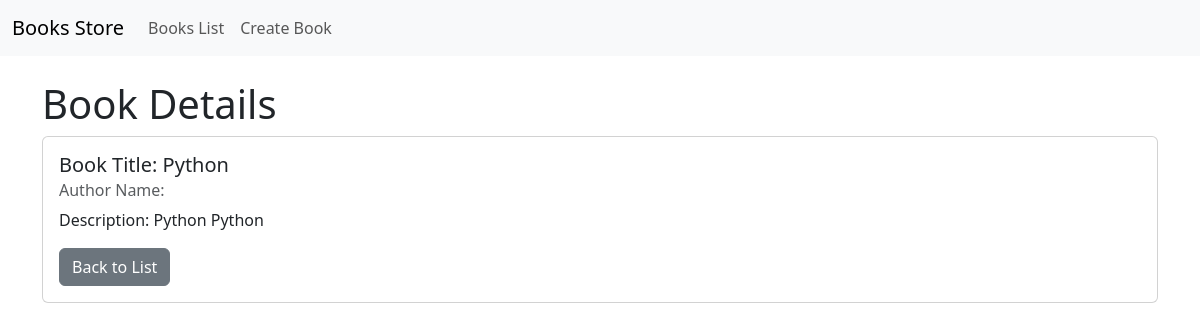
/books/2, run on an earlier commit of the app's database.
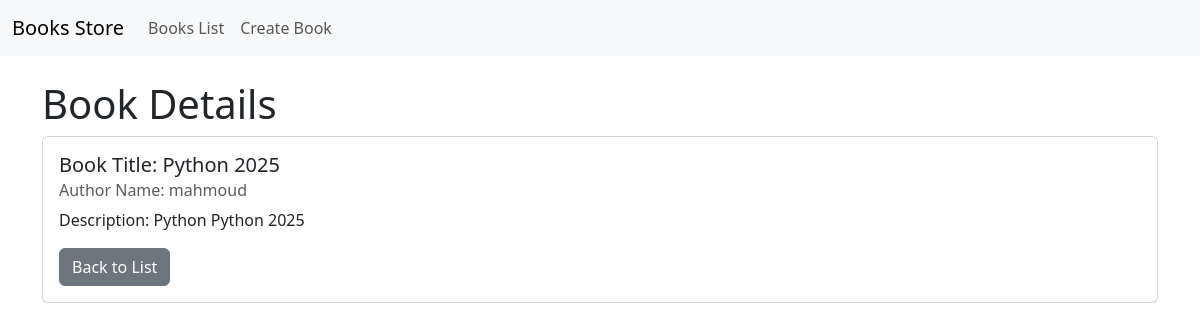
And on a later commit of the database.
### models/book.py (models this page shows)
class Book(Base):
    __tablename__ = "books"
    id = Column(Integer, primary_key=True)
    title = Column(String, nullable=False)
    description = Column(String)
    author_id = Column(Integer, ForeignKey("authors.id")) # weil die aAuthor tabele so heißt:     __tablename__ = "authors"
    author = relationship("Author", back_populates="books")
    reviews = relationship("Review", back_populates="book")

### models/author.py (models this page shows)
class Author(Base):
    __tablename__ = "authors"
    id = Column(Integer, primary_key=True)
    name = Column(String, nullable=False)
    books = relationship("Book", back_populates="author")

### views/books.py (the view)
@router.get("/{book_id}", include_in_schema=False)
def book_detail(request: Request,book_id:int,db: Session = Depends(get_db)):
    book = db.query(Book).get(book_id)
    if not book:
        raise HTTPException(status_code=404, detail="Book not found")
    return templates.TemplateResponse("books_detail.html", {"request": request, "book": book})

### templates/books_detail.html
{% extends "base.html" %}
{% block content %}
<h1>Book Details</h1>
<div class="card">
    <div class="card-body">
        <h5 class="card-title">Book Title: {{book.title}}</h5>
        <h6 class="card-subtitle mb-2 text-muted">Author Name: {{book.author.name}}</h6>
        <p class="card-text">Description: {{book.description}}</p>
        <a href="/books" class="btn btn-secondary">Back to List</a>
    </div>
</div>
{% endblock %}

What changed in the data, as far as the page shows it:
changed Book: title "Python" → "Python 2025"; description "Python Python" → "Python Python 2025"
added Author: author.name "mahmoud"
